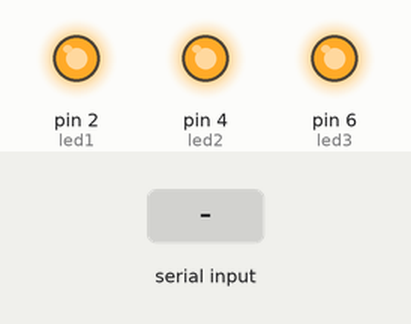
The sketch below on a simulated Arduino Uno, built with avr-gcc and run on an emulated ATmega328P. Shown: output pins drawn as LEDs (lit = HIGH). The inputs (shaded band) are chosen by the test bench. What the sketch prints to the serial monitor is not drawn.

Above: at 1.2 s.
1.3 s: "0" received over Serial
At 2.0 s:
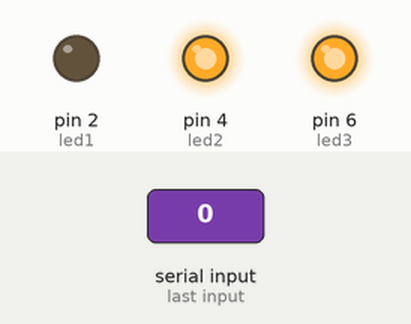
2.8 s: "2" received over Serial
At 3.1 s:
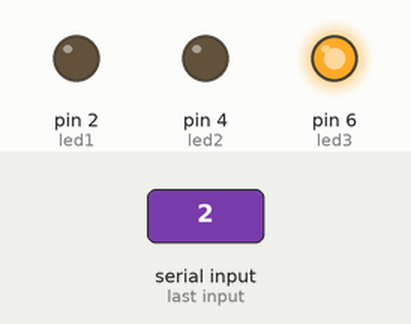
4.3 s: "1" received over Serial
At 5.4 s:
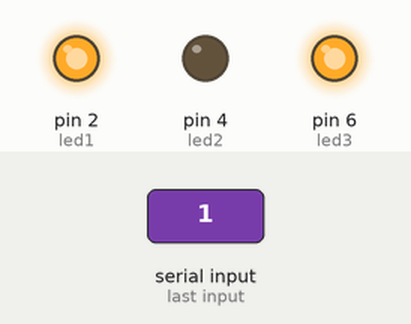
5.8 s: "4" received over Serial
At 6.6 s:
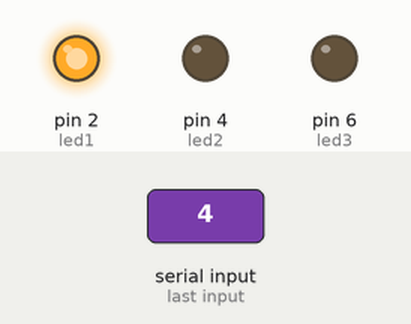
7.3 s: "3" received over Serial
At 7.7 s:
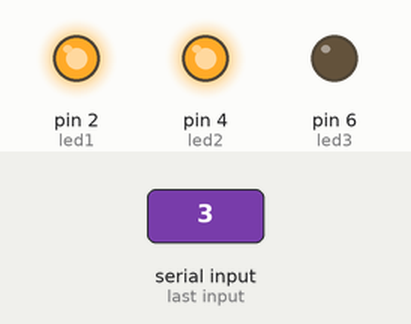
8.8 s: "5" received over Serial
At 10.1 s:
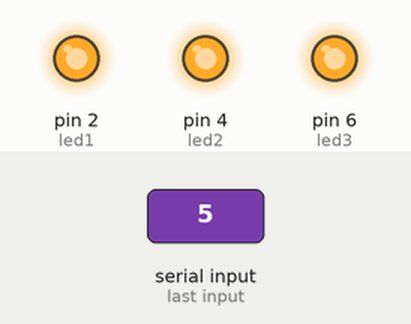
Timing chart, 0 to 11.3 s (numbered marks = the images above; inputs shaded):
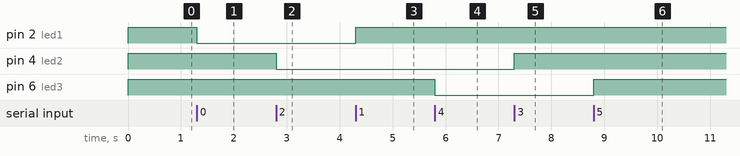

The sketch:

signal.ino
```cpp
char serialData;
int led1 = 2;
int led2 = 4;
int led3 = 6;
void setup() {
  pinMode(led1, OUTPUT);
  pinMode(led2, OUTPUT);
  pinMode(led3, OUTPUT);
  Serial.begin(9600);
  // put your setup code here, to run once:
  // They are free at first
  digitalWrite(led1,HIGH);
  digitalWrite(led2,HIGH);
  digitalWrite(led3,HIGH);

}

void loop() {
  if(Serial.available()>0){
    serialData= Serial.read();
    Serial.print(serialData);

    // Light 1
    if(serialData == '1') {
      digitalWrite(led1,HIGH);
    }
    else if(serialData == '0'){
      digitalWrite(led1, LOW);
    }

    //Light 2
    if(serialData == '3'){
      digitalWrite(led2,HIGH);
    }
    else if(serialData == '2'){
      digitalWrite(led2, LOW);
    }

    //Light 3
    if(serialData == '5') {
      digitalWrite(led3,HIGH);
    }
    else if(serialData == '4'){
      digitalWrite(led3, LOW);
    }

  }
}


  // put your main code here, to run repeatedly:
```

Measured:
- after the input at 1.3 s, pin 2 (led1): HIGH → LOW at once
- after the input at 2.8 s, pin 4 (led2): HIGH → LOW at once
- after the input at 4.3 s, pin 2 (led1): LOW → HIGH at once
- after the input at 5.8 s, pin 6 (led3): HIGH → LOW at once
- after the input at 7.3 s, pin 4 (led2): LOW → HIGH at once
- after the input at 8.8 s, pin 6 (led3): LOW → HIGH at once
